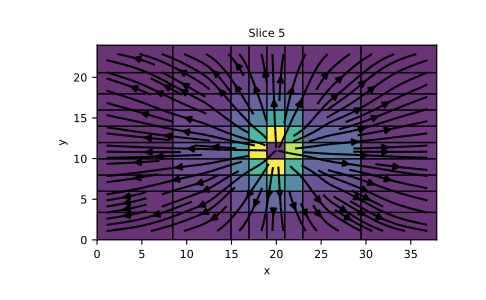

Write the Python code that produced this figure.
# Plot a slice of a 3D ``TensorMesh`` solution to a Laplace's equaiton.

# First build the mesh:

from matplotlib import pyplot as plt
import discretize
from pymatsolver import Solver
import numpy as np
hx = [(5, 2, -1.3), (2, 4), (5, 2, 1.3)]
hy = [(2, 2, -1.3), (2, 6), (2, 2, 1.3)]
hz = [(2, 2, -1.3), (2, 6), (2, 2, 1.3)]
M = discretize.TensorMesh([hx, hy, hz])

# then build the necessary parts of the PDE:

q = np.zeros(M.vnC)
q[[4, 4], [4, 4], [2, 6]]=[-1, 1]
q = discretize.utils.mkvc(q)
A = M.face_divergence * M.cell_gradient
b = Solver(A) * (q)

# and finaly, plot the vector values of the result, which are defined on faces

M.plot_slice(M.cell_gradient*b, 'F', view='vec', grid=True, pcolor_opts={'alpha':0.8})
plt.show()
